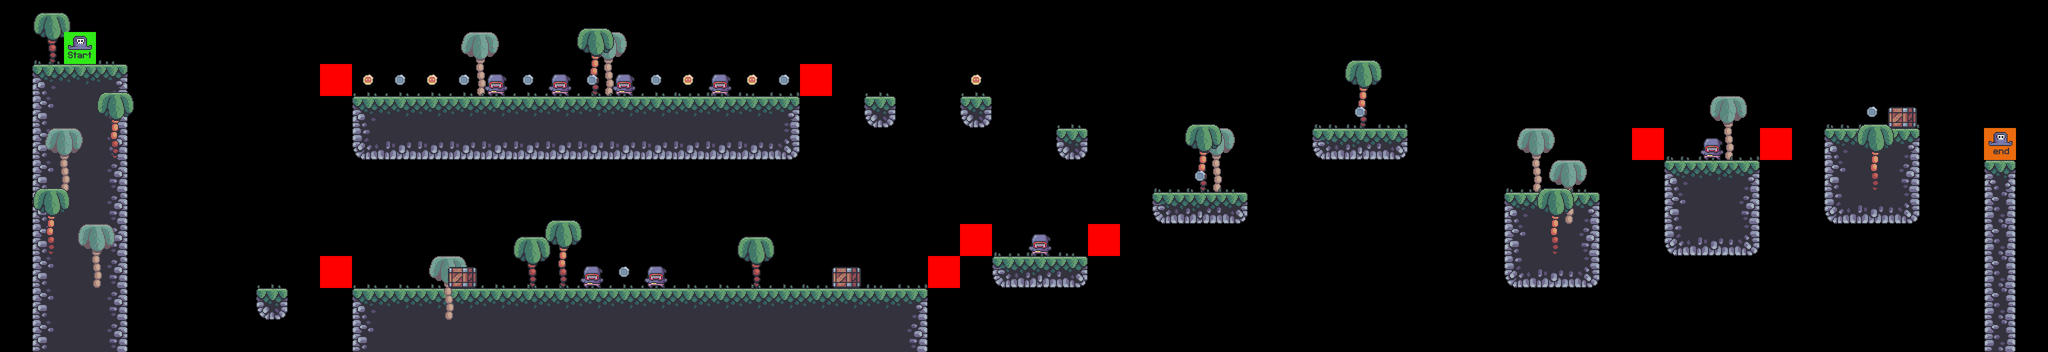

The image is a tile-based game level rendered from a .tmx file. Its description and source (layers, tilesets, objects; grid data summarised) follow:
An orthogonal 64x11 tile map with 64x64 px tiles, 9 tile layers (terrain, bg_palms, grass, palms, ...), 8 tilesets.

<map version="1.10" tiledversion="1.10.2" orientation="orthogonal" renderorder="right-down" width="64" height="11" tilewidth="64" tileheight="64" infinite="0" nextlayerid="10" nextobjectid="1">
 <tileset firstgid="1" source="../Tilesets/terrain_tiles.tsx" />
 <tileset firstgid="17" source="bg_palms.tsx" />
 <tileset firstgid="21" source="../Tilesets/grass.tsx" />
 <tileset firstgid="26" source="palms.tsx" />
 <tileset firstgid="35" source="player.tsx" />
 <tileset firstgid="37" source="coin_tiles.tsx" />
 <tileset firstgid="39" source="crates.tsx" />
 <tileset firstgid="40" source="enemies.tsx" />
 <layer id="9" name="terrain" width="64" height="11" locked="1">
  <data>[704 cells, 137 non-empty, 15 distinct tile ids]</data>
 </layer>
 <layer id="8" name="bg_palms" width="64" height="11" locked="1">
  <data>[704 cells, 9 non-empty, 3 distinct tile ids]</data>
 </layer>
 <layer id="7" name="grass" width="64" height="11" locked="1">
  <data>[704 cells, 58 non-empty, 5 distinct tile ids]</data>
 </layer>
 <layer id="3" name="palms" width="64" height="11" locked="1">
  <data>[704 cells, 11 non-empty, 2 distinct tile ids]</data>
 </layer>
 <layer id="4" name="player" width="64" height="11" locked="1">
  <data>[704 cells, 2 non-empty, 2 distinct tile ids]</data>
 </layer>
 <layer id="5" name="coins" width="64" height="11" locked="1">
  <data>[704 cells, 21 non-empty, 2 distinct tile ids]</data>
 </layer>
 <layer id="6" name="crates" width="64" height="11" locked="1">
  <data>[704 cells, 3 non-empty, 1 distinct tile ids]</data>
 </layer>
 <layer id="2" name="enemies" width="64" height="11" locked="1">
  <data>[704 cells, 8 non-empty, 1 distinct tile ids]</data>
 </layer>
 <layer id="1" name="constraints" width="64" height="11">
  <data>[704 cells, 8 non-empty, 1 distinct tile ids]</data>
 </layer>
</map>
